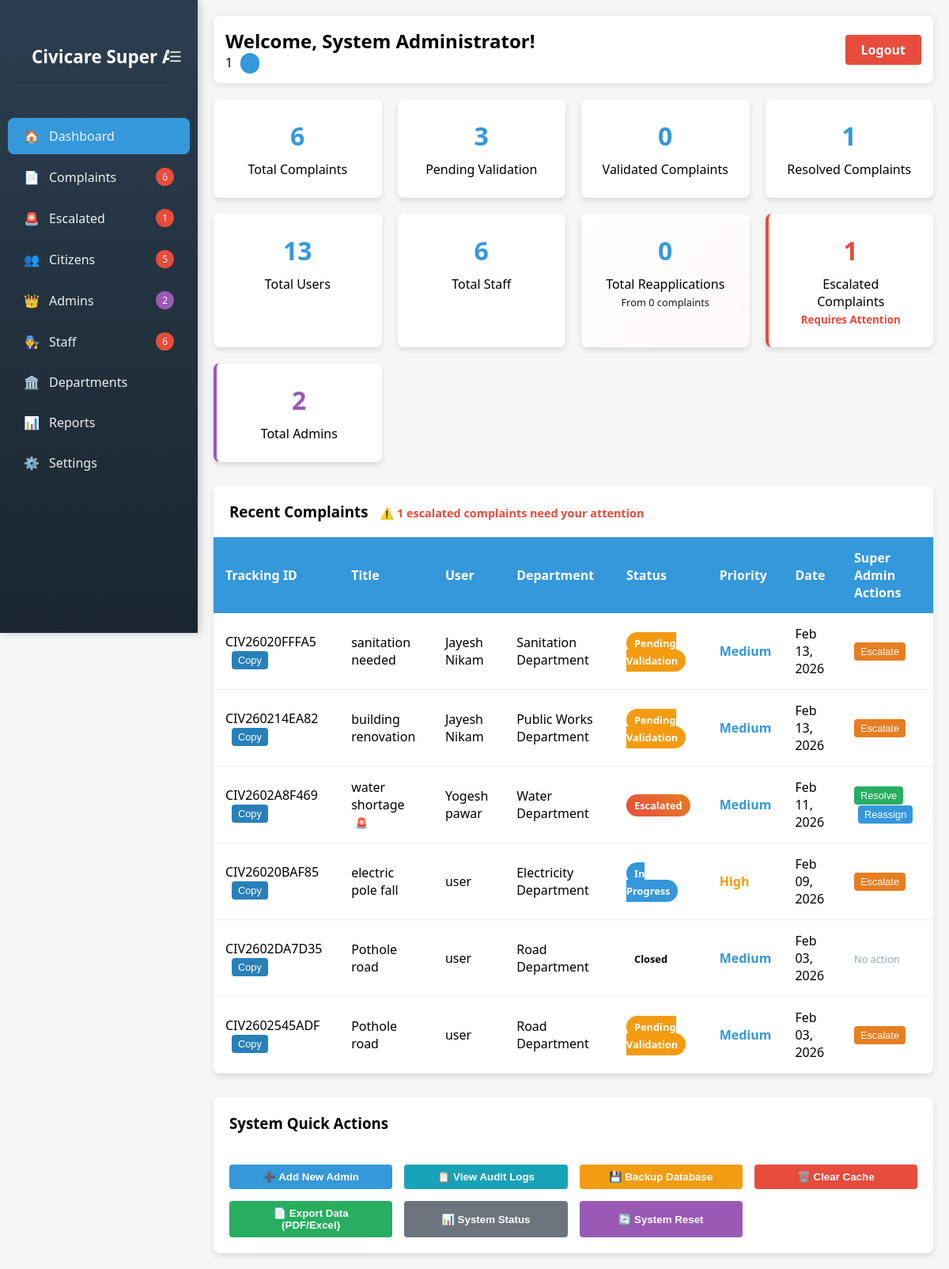
Page /admin/index-old.php (signed in) on the committed database.
### tables this page shows
CREATE TABLE `complaints` (
  `id` int(11) NOT NULL,
  `tracking_id` varchar(20) NOT NULL,
  `user_id` int(11) NOT NULL,
  `department_id` int(11) NOT NULL,
  `title` varchar(200) NOT NULL,
  `description` text NOT NULL,
  `location` varchar(255) DEFAULT NULL,
  `landmark` varchar(255) DEFAULT NULL,
  `priority` enum('low','medium','high','urgent') DEFAULT 'medium',
  `status` enum('pending','validated','rejected','assigned','in_progress','resolved','escalated','closed') DEFAULT 'pending',
  `rejection_reason` text DEFAULT NULL,
  `rejection_date` timestamp NULL DEFAULT NULL,
  `escalation_reason` text DEFAULT NULL,
  `escalated_by` int(11) DEFAULT NULL,
  `assigned_to` int(11) DEFAULT NULL,
  `assigned_by` int(11) DEFAULT NULL,
  `validated_by` int(11) DEFAULT NULL,
  `resolved_by` int(11) DEFAULT NULL,
  `validation_date` timestamp NULL DEFAULT NULL,
  `assignment_date` timestamp NULL DEFAULT NULL,
  `escalation_date` timestamp NULL DEFAULT NULL,
  `resolution_date` timestamp NULL DEFAULT NULL,
  `closing_remarks` text DEFAULT NULL,
  `resolution_notes` text DEFAULT NULL,
  `citizen_feedback` text DEFAULT NULL,
  `citizen_rating` int(11) DEFAULT NULL CHECK (`citizen_rating` >= 1 and `citizen_rating` <= 5),
  `parent_complaint_id` int(11) DEFAULT NULL,
  `created_at` timestamp NOT NULL DEFAULT current_timestamp(),
  `updated_at` timestamp NOT NULL DEFAULT current_timestamp() ON UPDATE current_timestamp(),
  `assigned_admin_id` int(11) DEFAULT NULL,
  `assigned_staff_id` int(11) DEFAULT NULL
);

CREATE TABLE `users` (
  `id` int(11) NOT NULL,
  `username` varchar(50) NOT NULL,
  `email` varchar(100) NOT NULL,
  `password` varchar(255) NOT NULL,
  `full_name` varchar(100) NOT NULL,
  `phone` varchar(20) DEFAULT NULL,
  `address` text DEFAULT NULL,
  `role` enum('citizen','staff','admin','super_admin') DEFAULT 'citizen',
  `department_id` int(11) DEFAULT NULL,
  `is_active` tinyint(1) DEFAULT 1,
  `last_login` timestamp NULL DEFAULT NULL,
  `password_reset_required` tinyint(1) DEFAULT 0,
  `created_at` timestamp NOT NULL DEFAULT current_timestamp(),
  `updated_at` timestamp NOT NULL DEFAULT current_timestamp() ON UPDATE current_timestamp(),
  `deleted_at` timestamp NULL DEFAULT NULL,
  `created_by` int(11) DEFAULT NULL,
  `updated_by` int(11) DEFAULT NULL
);

CREATE TABLE `departments` (
  `id` int(11) NOT NULL,
  `name` varchar(100) NOT NULL,
  `description` text DEFAULT NULL,
  `is_active` tinyint(1) DEFAULT 1,
  `created_at` timestamp NOT NULL DEFAULT current_timestamp(),
  `updated_at` timestamp NOT NULL DEFAULT current_timestamp() ON UPDATE current_timestamp()
);

### admin/index-old.php (the view, shortened to what the rows shown need)
<?php
require_once '../config/functions.php';
$conn = getDatabaseConnection();
$recent_complaints = [];
$sql = "SELECT c.*, u.full_name as user_name, d.name as department_name
        FROM complaints c
        JOIN users u ON c.user_id = u.id
        JOIN departments d ON c.department_id = d.id
        ORDER BY c.created_at DESC LIMIT 10";
$result = $conn->query($sql);
if ($result && $result->num_rows > 0) {
    while ($row = $result->fetch_assoc()) {
        $recent_complaints[] = $row;
    }
}
?>
<!DOCTYPE html>
<html lang="en">
<head>
    <link rel="stylesheet" href="https://cdnjs.cloudflare.com/ajax/libs/font-awesome/6.0.0/css/all.min.css">
</head>
<body>
    <div class="main-content">
        <div class="user-info">
            <div>
                <h2>Welcome, <?php echo htmlspecialchars($_SESSION['user_name']); ?>!</h2>
            </div>
        </div>
        <div class="complaints-table">
            <table>
                <thead>
                    <tr>
                        <th>Tracking ID</th>
                        <th>Title</th>
                        <th>User</th>
                        <th>Department</th>
                        <th>Status</th>
                        <th>Priority</th>
                        <th>Date</th>
                        <?php if (isSuperAdmin()): ?>
                        <th>Super Admin Actions</th>
                        <?php endif; ?>
                    </tr>
                </thead>
                <tbody>
                    <?php if (!empty($recent_complaints)): ?>
                        <?php foreach ($recent_complaints as $complaint): ?>
                            <tr>
                                <td>
                                    <span class="tracking-id"><?php echo htmlspecialchars($complaint['tracking_id']); ?></span>
                                    <button class="copy-id" data-id="<?php echo htmlspecialchars($complaint['tracking_id']); ?>" style="margin-left:8px;padding:4px 8px;border-radius:4px;border:none;background:#2980b9;color:#fff;cursor:pointer;font-size:0.8rem;">Copy</button>
                                </td>
                                <td>
                                    <?php echo htmlspecialchars($complaint['title']); ?>
                                    <?php if ($complaint['status'] === 'escalated'): ?>
                                        <span style="color: #e74c3c; font-size: 0.8rem; margin-left: 5px;">🚨</span>
                                    <?php endif; ?>
                                </td>
                                <td><?php echo htmlspecialchars($complaint['user_name']); ?></td>
                                <td><?php echo htmlspecialchars($complaint['department_name']); ?></td>
                                <td>
                                    <span class="status status-<?php echo $complaint['status']; ?>">
                                        <?php echo getStatusText($complaint['status']); ?>
                                    </span>
                                </td>
                                <td>
                                    <span style="font-weight: bold; color:
                                        <?php echo $complaint['priority'] === 'urgent' ? '#e74c3c' :
                                               ($complaint['priority'] === 'high' ? '#f39c12' :
                                               ($complaint['priority'] === 'medium' ? '#3498db' : '#27ae60')); ?>">
                                        <?php echo ucfirst($complaint['priority']); ?>
                                    </span>
                                </td>
                                <td><?php echo date('M d, Y', strtotime($complaint['created_at'])); ?></td>
                                <?php if (isSuperAdmin()): ?>
                                <td>
                                    <?php if ($complaint['status'] === 'escalated'): ?>
                                        <button class="resolve-escalated" data-id="<?php echo $complaint['id']; ?>" style="padding:4px 8px;border-radius:4px;border:none;background:#27ae60;color:#fff;cursor:pointer;font-size:0.8rem;">Resolve</button>
                                        <button class="reassign-escalated" data-id="<?php echo $complaint['id']; ?>" style="padding:4px 8px;border-radius:4px;border:none;background:#3498db;color:#fff;cursor:pointer;font-size:0.8rem;margin-left:5px;">Reassign</button>
                                    <?php elseif (in_array($complaint['status'], ['pending', 'validated', 'assigned', 'in_progress'])): ?>
                                        <button class="super-escalate" data-id="<?php echo $complaint['id']; ?>" style="padding:4px 8px;border-radius:4px;border:none;background:#e67e22;color:#fff;cursor:pointer;font-size:0.8rem;">Escalate</button>
                                    <?php else: ?>
                                        <span style="color: #95a5a6; font-size: 0.8rem;">No action</span>
                                    <?php endif; ?>
                                </td>
                                <?php endif; ?>
                            </tr>
                        <?php endforeach; ?>
                    <?php else: ?>
                        <tr>
                            <td colspan="<?php echo isSuperAdmin() ? '8' : '7'; ?>" style="text-align: center; padding: 30px;">No complaints found</td>
                        </tr>
                    <?php endif; ?>
                </tbody>
            </table>
        </div>
</body>
</html>

### rows in the picture
complaints: tracking "CIV26020FFFA5", title "sanitation needed", user.full_name "Jayesh Nikam", department.name "Sanitation Department", status "Pending Validation", priority "Medium", created_at "Feb 13, 2026"
complaints: tracking "CIV260214EA82", title "building renovation", user.full_name "Jayesh Nikam", department.name "Public Works Department", status "Pending Validation", priority "Medium", created_at "Feb 13, 2026"
complaints: tracking "CIV2602A8F469", title "water shortage", user.full_name "Yogesh pawar", department.name "Water Department", status "Escalated", priority "Medium", created_at "Feb 11, 2026"
complaints: tracking "CIV26020BAF85", title "electric pole fall", user.full_name "user", department.name "Electricity Department", status "In Progress", priority "High", created_at "Feb 09, 2026"
complaints: tracking "CIV2602DA7D35", title "Pothole road", user.full_name "user", department.name "Road Department", status "Closed", priority "Medium", created_at "Feb 03, 2026", shows "No action"
complaints: tracking "CIV2602545ADF", title "Pothole road", user.full_name "user", department.name "Road Department", status "Pending Validation", priority "Medium", created_at "Feb 03, 2026"

### other values in the picture
$total_complaints "6"
$escalated_complaints "1"
$total_users - $total_staff - $total_admins "5"
$total_admins "2"
$total_staff "6"
$_SESSION['user_name'] "System Administrator"
isSuperAdmin() "1"
$pending_complaints "3"
$validated_complaints "0"
$resolved_complaints "1"
$total_users "13"
$total_reapplications "0"
$complaints_with_reapplications "0"
